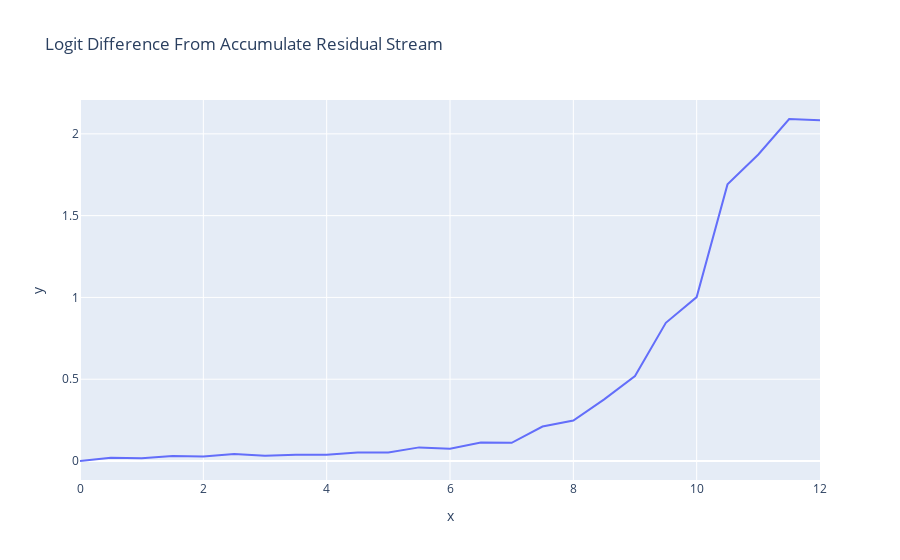

This figure's notebook cell:
### Code cell
accumulated_residual, labels = clean_cache.accumulated_resid(layer=-1, incl_mid=True, pos_slice=-1, return_labels=True)
logit_lens_logit_diffs = residual_stack_to_logit_diff(accumulated_residual, clean_cache)
line(logit_lens_logit_diffs, x=np.arange(model.cfg.n_layers*2+1)/2, hover_name=labels, title="Logit Difference From Accumulate Residual Stream")

### Figure 1 — Plotly figure (JSON) as saved in the notebook; plotly's stock layout.template omitted (floating-point values rounded to 4 significant figures)
{"data": [{"hovertemplate": "<b>%{hovertext}</b><br><br>x=%{x}<br>y=%{y}<extra></extra>", "hovertext": ["0_pre", "0_mid", "1_pre", "1_mid", "2_pre", "2_mid", "3_pre", "3_mid", "4_pre", "4_mid", "5_pre", "5_mid", "6_pre", "6_mid", "7_pre", "7_mid", "8_pre", "8_mid", "9_pre", "9_mid", "10_pre", "10_mid", "11_pre", "11_mid", "final_post"], "legendgroup": "", "line": {"color": "#636efa", "dash": "solid"}, "marker": {"symbol": "circle"}, "mode": "lines", "name": "", "orientation": "v", "showlegend": false, "type": "scatter", "x": [0, 0.5, 1, 1.5, 2, 2.5, 3, 3.5, 4, 4.5, 5, 5.5, 6, 6.5, 7, 7.5, 8, 8.5, 9, 9.5, 10, 10.5, 11, 11.5, 12], "xaxis": "x", "y": [1.686e-05, 0.01996, 0.01635, 0.0311, 0.02686, 0.04336, 0.03144, 0.03897, 0.03831, 0.05149, 0.05249, 0.08326, 0.07463, 0.1127, 0.111, 0.2106, 0.2472, 0.377, 0.519, 0.8449, 1.002, 1.691, 1.874, 2.091, 2.083], "yaxis": "y"}], "layout": {"legend": {"tracegroupgap": 0}, "title": {"text": "Logit Difference From Accumulate Residual Stream"}, "xaxis": {"anchor": "y", "domain": [0, 1], "title": {"text": "x"}}, "yaxis": {"anchor": "x", "domain": [0, 1], "title": {"text": "y"}}}}
